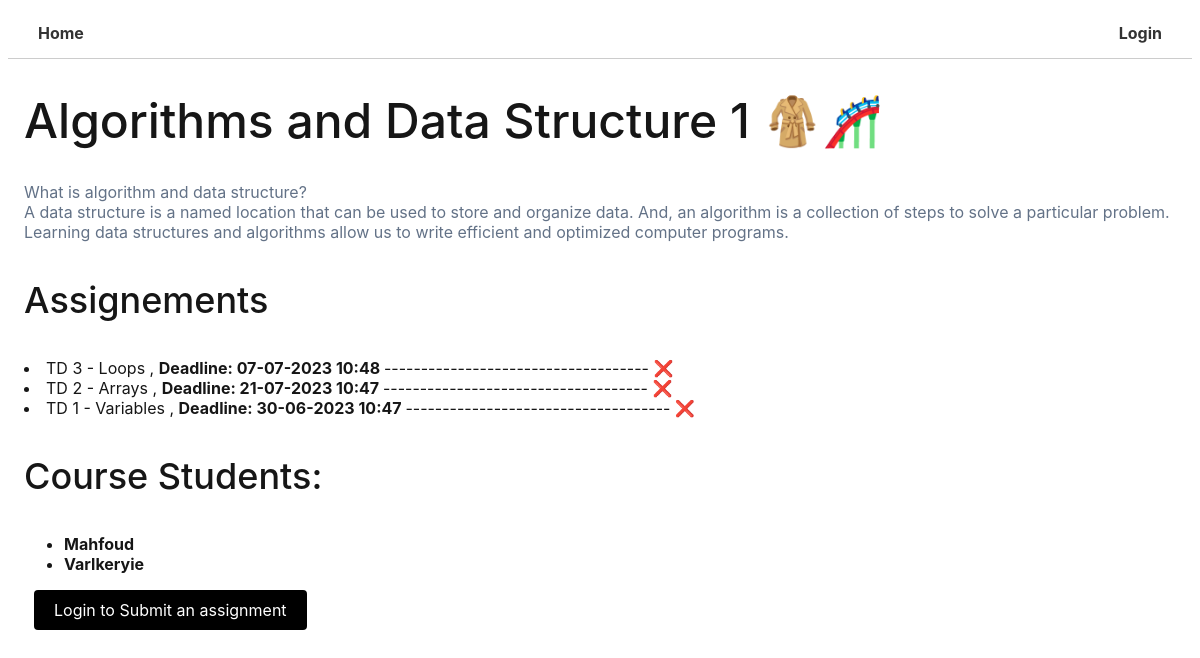
Screenshot of /courses/2 with the database file from the repository.
### core/models.py (models this page shows, shortened)
class Course(models.Model):
    name = models.CharField(max_length  = 255)
    description = models.TextField(max_length =1000, null = True, blank = True)
    participants = models.ManyToManyField(User , blank = True, related_name = "events")
    start_date = models.DateTimeField(null = True, blank = True)
    end_date = models.DateTimeField(null = True, blank = True)
    created = models.DateField(auto_now_add = True) #Create
    updated  = models.DateField(auto_now = True) #Update
    class Meta:
        ordering = ['-end_date']

class Assignements(models.Model):
    Title = models.CharField(max_length=200 , null = True)
    Details = models.TextField(max_length=8000, null = True,blank=True)
    created = models.DateField(auto_now_add = True) #Create
    end_date = models.DateTimeField(null = True, blank = True)
    Documents = models.FileField(upload_to='./documents/',null = True, blank = True)
    course = models.ForeignKey(Course, on_delete=models.CASCADE, related_name="AssCourse")
    class Meta:
        ordering = ['-created']
    @property
    def status(self):
        present = timezone.now()
        if  present <= self.end_date:
            status = 'Ongoing'
        elif present > self.end_date:
            status = 'Finished'
        else:
            status = 'Upcoming'
        return status
    class Meta:
        ordering = ['-created']

### users/models.py (models this page shows)
class User(AbstractUser):
    name = models.CharField(max_length=100, null = True)
    email = models.EmailField(unique=True, null = True)
    bio = models.TextField(null = True, blank = True)
    teacher = models.BooleanField(default=False, null = True)
    avatar = models.ImageField( upload_to='./Profile_images/',default="./Profile_images/def.jpg", null = True,blank=True)
    USERNAME_FIELD = 'email'   # Auth with EmailField
    REQUIRED_FIELDS=['username']
    objects = CustomUserManager()

### core/views.py (the view)
# urls.py: path('courses/<int:pk>', CoursesView, name = 'course_page'),
def CoursesView(request, pk):
    enrolled = False
    user = request.user
    mycourse = get_object_or_404(Course, pk=pk)
    cAssignements = mycourse.AssCourse.all().order_by('-created')
    if user.is_authenticated:
        Teacher = user.teacher
        enrolled = mycourse.participants.filter(id=user.id).exists()
        print(enrolled)
    else :
        user = None
        Teacher = None
    context = {'event':mycourse,'cass':cAssignements , 'enrolled':enrolled ,"teacher": Teacher}
    return render(request, "event.html",context)

### templates/event.html
{% extends "base.html"%} {% block title %} 🗓️ {{event.name}} {% endblock title%}
{% block body %}
<h1>{{event.name}}</h1>
<p>{{event.description|linebreaks}}</p>
<div>
  <h3>Assignements</h3>
  <div>
    <lu>
      {% for a in cass %}
      <li><a href="{% url 'assignements_page' pk=a.id %}"> {{a.Title}}</a> ,
        <b> Deadline: {{a.end_date |date:"d-m-Y H:i"}} </b>
        ------------------------------------ {% if a.status == 'Ongoing' %}
        ✅
        {% else %}
        ❌
        {% endif %}
      </li>
      {% endfor %}
    </lu>
  </div>
</div>
<div>
  <h3>Course Students:</h3>
  <ul>
    {% for p in event.participants.all %}
    <li><strong> {{p.name}} </strong></li>
    {% endfor %}
  </ul>
</div>
{% if request.user.is_authenticated %}
{% if enrolled %}
<button style="cursor: not-allowed;" class="btn btn--secondary ">Enrolled ✅</button>
{% else %}
<form method="post" action="{% url 'enroll_course' course_id=event.id %}">
  {% csrf_token %}
  <button type="submit" class="btn btn--primary">Enroll</button>
</form>
{% endif %}
{% else %}
<a class="btn btn--primary" href="{% url 'login' %}">Login to Submit an assignment</a>
{% endif %}
{%endblock body %}

### static/css/main.css (style rules this page uses)
* { color: rgb(22, 22, 22); font-family: -apple-system-body, BlinkMacSystemFont, sans-serif; }
h1, h2, h3, h4, h5, h6 { font-weight: 500; }
h1 { font-size: 48px; }
h3 { font-size: 36px; }
p { color: #637287; }
a { text-decoration: none; }
.btn { padding: 10px 20px; border-radius: 4px; text-decoration: none; background-color: rgb(204, 204, 204); color: black; display: block; width: fit-content; margin: 10px; background-color: none; border: none; }
.btn--primary { background-color: #000; color: #fff; }

### rows the page displays
Course: name "Algorithms and Data Structure 1 🧥🎢", description "What is algorithm and data structure? A data structure is a named location that can be used to store and organize data. And, an algorithm is a collection of steps to solve a particular problem. Learning data structures and algorithms allow us to write efficient and optimized computer programs."
Assignements: Title "TD 3 - Loops", end_date "07-07-2023 10:48"
Assignements: Title "TD 2 - Arrays", end_date "21-07-2023 10:47"
Assignements: Title "TD 1 - Variables", end_date "30-06-2023 10:47"
User: name "Mahfoud"
User: name "Varlkeryie"
